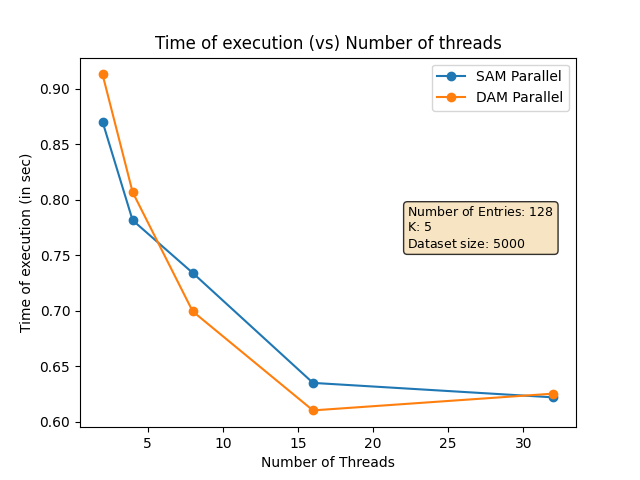

The Python source for this figure:
import matplotlib.pyplot as plt

# X coordinates
x = [2, 4, 8, 16, 32]

# Two sets of Y coordinates
y1 = [0.87049,
0.781736,
0.734249,
0.63516,
0.622111]
y2 = [0.913152,
0.80706,
0.69958,
0.610371,
0.625497]
# Plotting the graph
plt.plot(x, y1, marker='o',label='SAM Parallel')
plt.plot(x, y2,marker='o', label='DAM Parallel')
# Adding labels and title
plt.xlabel('Number of Threads')
plt.ylabel('Time of execution (in sec)')
plt.title('Time of execution (vs) Number of threads')

textstr = '\n'.join((
    r'Number of Entries: $128$',
    r'K: $5$',
    r'Dataset size: $5000$'))
props = dict(boxstyle='round', facecolor='wheat', alpha=0.8)
plt.text(0.66, 0.6, textstr, transform=plt.gca().transAxes, fontsize=9,
         verticalalignment='top', bbox=props)


# Adding legend
plt.legend()

# Show the plot
plt.show()
